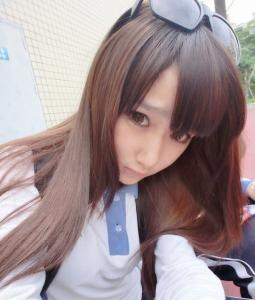
#> input picture python数据分析+机器学习/day01-jupyter简介、numpy入门/code/sister.jpg, 255 x 300 px
$ jupyter execute --allow-errors numpy.ipynb   (shell and % lines are left out)   (older library calls are emulated)
#> lines starting #> are read from the running program, lines starting #| are printed output that depends on the picture
# numpy get started

导入numpy库，并查看numpy版本

[cell 1]
import numpy as np

1. 是什么
2. 能干啥
3. 怎么用
4. 有什么注意
5. 扩展。。。

## 一、创建ndarray

### 1. 使用np.array()由python list创建

[cell 2]
arr1 = np.array([1,2,'3.0',4,6,7,9])

[cell 3]
display(arr1)

[cell 4]
[1,2,3,4,6,7,9]

参数为列表：
[1, 4, 2, 5, 3]

注意：
- numpy默认ndarray的所有元素的类型是相同的
- 如果传进来的列表中包含不同的类型，则统一为同一类型，优先级：str>float>int

### 2. 使用np的routines函数创建

包含以下常见创建方法：

1) np.ones(shape, dtype=None, order='C')

#> (a cell that did not finish here is left out)

[cell 6]
np.ones(shape=2,dtype=np.int)

[cell 7]
np.ones(shape=(2,3))

2) np.zeros(shape, dtype=float, order='C')

[cell 8]
np.zeros(shape=(3,3),dtype=np.int)

3) np.full(shape, fill_value, dtype=None, order='C')

#> (a cell that did not finish here is left out)

[cell 10]
np.full(shape=(2,3),fill_value=6)

4) np.eye(N, M=None, k=0, dtype=float)
对角线为1其他的位置为0

#> (a cell that did not finish here is left out)

[cell 12]
# 单位矩阵
np.eye(N=4,M=4,k=-0)

5) np.linspace(start, stop, num=50, endpoint=True, retstep=False, dtype=None)

#> (a cell that did not finish here is left out)

[cell 14]
# 指定元素个数来生成一个等差数列
np.linspace(start=0,stop=100,num=10,endpoint=False,retstep=True ,dtype=float)

6) np.arange([start, ]stop, [step, ]dtype=None)

#> (a cell that did not finish here is left out)

[cell 16]
# 指定步长来创建一个等差数列
np.arange(0,100,step=5)

7) np.random.randint(low, high=None, size=None, dtype='l')

#> (a cell that did not finish here is left out)

[cell 18]
np.random.randint(0,100,size=5)

[cell 19]
np.random.randint(0,100,size=(2,3))

[cell 20]
np.random.randint(0,100)

8) np.random.randn(d0, d1, ..., dn)

标准正太分布

np.random.normal()

#> (a cell that did not finish here is left out)

[cell 22]
np.random.randn(2,3,3)

[cell 23]
import numpy as np
import matplotlib.pyplot as plt
from scipy.stats import norm

# 定义均值和标准差
mu = 0
sigma = 1

# 生成正态分布随机数
samples = np.random.normal(mu, sigma, size=10000)

# 绘制直方图
plt.hist(samples, bins=50, density=True)

# 绘制正态分布的概率密度函数曲线
x = np.linspace(-5, 5, 100)
y = norm.pdf(x, mu, sigma)
plt.plot(x, y, 'r-', linewidth=2)
# 显示图形
plt.xlabel('Value')
plt.ylabel('Probability')
plt.title('Normal Distribution')
plt.show()
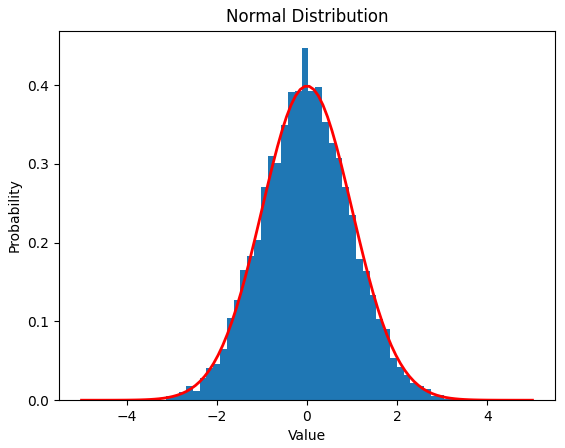
#> figure drawn by matplotlib, 1 panel; tallest bar 0.447 high, from x = -0.12 to 0.0308; curve peaks at x = -0.0505, y = 0.398

#> (a cell that did not finish here is left out)

[cell 25]
# 可以控制期望值和方差变化
# loc 期望值 默认0
# scale 方差 默认值1
np.random.normal(loc=10,scale=1,size=(2,3))

#> (a cell that did not finish here is left out)

[cell 27]
np.random.random(size=None)

#> (a cell that did not finish here is left out)

[cell 29]
data = np.random.random(size=(100,100,3))
data

[cell 30]
np.random.random(size=30000).reshape((100,100,3))

[cell 31]
import matplotlib.pyplot as plt

[cell 32]
plt.imshow(data)
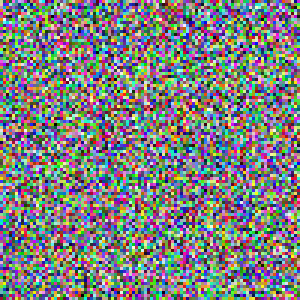
#> shown: shape (100, 100, 3) float64 (shown 3 times larger); mean R, G, B 0.496, 0.5, 0.501

## 二、ndarray的属性

4个必记参数：
ndim：维度
shape：形状（各维度的长度）
size：总长度

dtype：元素类型

[cell 33]
data.ndim

[cell 34]
data.shape

[cell 35]
data.size

[cell 36]
data.dtype

## 三、ndarray的基本操作

### 1. 索引
一维与列表完全一致
多维时同理

[cell 37]
import numpy as np

[cell 38]
arr1 = np.random.randint(0,100,size=10)

[cell 39]
arr1

[cell 40]
arr1[0] = 11

[cell 41]
arr1

[cell 42]
arr1[-1]

[cell 43]
arr1[[0,1,2]]

[cell 44]
arr2 = np.random.randint(0,100,size=(3,5))
arr2

[cell 45]
arr2[0][0]

[cell 46]
arr3 = np.random.randint(0,100,size=(5,5,3))
arr3

[cell 47]
arr3[0][0][0]

### 2. 切片
一维与列表完全一致
多维时同理

[cell 48]
arr1

[cell 49]
arr1[0:3]

[cell 50]
arr1[::-1]

[cell 51]
arr1[::2]

[cell 52]
arr2

[cell 53]
# 行切片
arr2[0:1]

[cell 54]
# 列切片
arr2[:,0:2]

[cell 55]
arr2

[cell 56]
# 需求，将二维数组arr2进行行列逆向变换处理
arr2[::-1,:]

[cell 57]
arr2[:,::-1]

[cell 58]
import matplotlib.pyplot as plt

[cell 59]
# 注意：此处超纲，不要紧张
# 读取图片
sister = plt.imread('sister.jpg')
#> sister is the input picture: shape (300, 255, 3); mean R, G, B 159.4, 143, 145.4

[cell 60]
sister.shape
#> Out = (300, 255, 3)

[cell 61]
plt.imshow(sister)

[cell 62]
sister1 = sister[::-1]
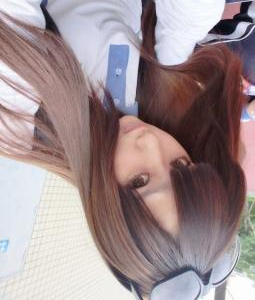
#> sister1: shape (300, 255, 3); mean R, G, B 159.4, 143, 145.4

[cell 63]
plt.imshow(sister1)

[cell 64]
sister2 = sister[:,::-1]
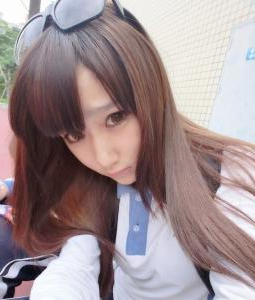
#> sister2: shape (300, 255, 3); mean R, G, B 159.4, 143, 145.4
plt.imshow(sister2)

[cell 65]
sister3 = sister[:,:,::-1]
plt.imshow(sister3)

将数据反转，例如[1,2,3]---->[3,2,1]

两个：：进行切片

### 3. 变形
使用reshape函数，注意参数是一个tuple！

[cell 66]
arr5 = np.random.random(size=25)

[cell 67]
arr5

[cell 68]
arr5.shape

[cell 69]
arr5.reshape((5,5))

[cell 70]
arr6 = arr5.reshape((25,1))
arr6

[cell 71]
display(arr5.shape,arr6.shape)

-1 表示根据数组大小自动计算行数。

[cell 72]
arr7 = arr5.reshape(-1,1)

[cell 73]
arr7

[cell 74]
arr8 = np.random.random(size=(5,5,3))
arr8

[cell 75]
# 变成一列
arr8.reshape(-1,1)

[cell 76]
# 变成一行
arr8.reshape(1,-1)

### 4. 级联
1. np.concatenate()
级联需要注意的点：
- 级联的参数是列表：一定要加中括号或小括号
- 维度必须相同
- 形状相符
- 【重点】级联的方向默认是shape这个tuple的第一个值所代表的维度方向
- 可通过axis参数改变级联的方向

[cell 77]
n1 = np.ones(shape=(6,3))
n2 = np.zeros(shape=(6,3))

[cell 78]
display(n1,n2)

#> (a cell that did not finish here is left out)

[cell 80]
# axis就表示维度的方向
np.concatenate((n1,n2),axis=1)

horizontal
vertical

2. np.hstack与np.vstack
水平级联与垂直级联,处理自己，进行维度的变更

[cell 81]
np.hstack((n1,n2))

[cell 82]
np.vstack((n1,n2))

### 5. 切分

与级联类似，三个函数完成切分工作：
- np.split
- np.vsplit
- np.hsplit

[cell 83]
arr = np.random.randint(0,100,size=(6,6))
arr

#> (a cell that did not finish here is left out)

在这个例子中，我们定义了一个一维数组 arr 包含整数 1 到 9。通过使用 np.split(arr, indices) 并传递索引数组 indices = [2, 5, 7]，我们将数组 arr 按照索引2、5和7进行分割，生成了四个子数组。然后，我们使用循环打印输出了每个子数组。

需要注意的是，传递的索引数组中的值应该是递增的，并且不超过数组的大小。这样才能确保正确的分割。如果索引数组中的值超出范围，将会引发 ValueError 异常。

[cell 85]
import numpy as np

arr10 = np.array([1, 2, 3, 4, 5, 6, 7, 8, 9])
indices = [2, 5, 7]

subarrays = np.split(arr10, indices)

for subarray in subarrays:
    print(subarray)
